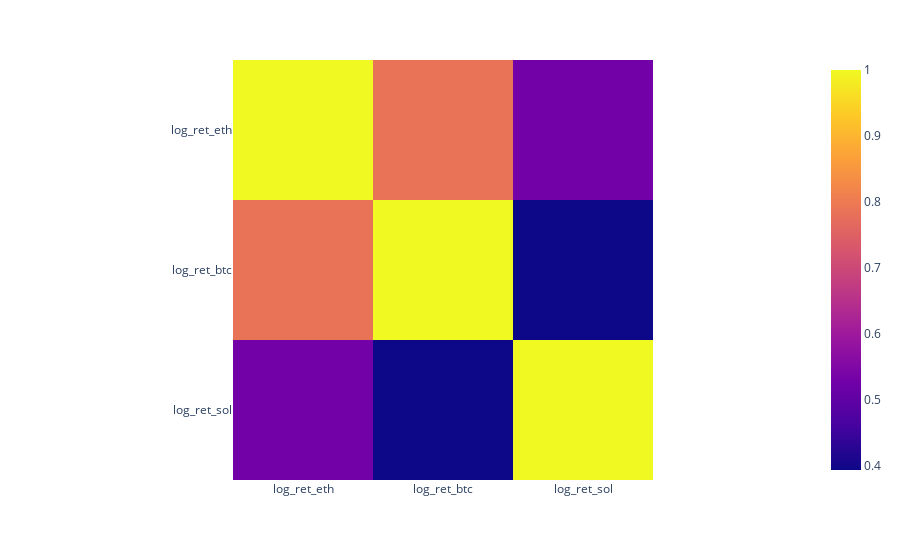

The notebook cell this image was saved under:
### Code cell
corrHeatmap = px.imshow(overallCorr)
corrHeatmap.show()

### Figure 1 — Plotly figure (JSON) as saved in the notebook; plotly's stock layout.template omitted (floating-point values rounded to 4 significant figures)
{"data": [{"coloraxis": "coloraxis", "hovertemplate": "x: %{x}<br>y: %{y}<br>color: %{z}<extra></extra>", "name": "0", "type": "heatmap", "x": ["log_ret_eth", "log_ret_btc", "log_ret_sol"], "xaxis": "x", "y": ["log_ret_eth", "log_ret_btc", "log_ret_sol"], "yaxis": "y", "z": [[1, 0.7853, 0.5281], [0.7853, 1, 0.3932], [0.5281, 0.3932, 1]]}], "layout": {"coloraxis": {"colorscale": [[0, "#0d0887"], [0.1111, "#46039f"], [0.2222, "#7201a8"], [0.3333, "#9c179e"], [0.4444, "#bd3786"], [0.5556, "#d8576b"], [0.6667, "#ed7953"], [0.7778, "#fb9f3a"], [0.8889, "#fdca26"], [1, "#f0f921"]]}, "margin": {"t": 60}, "xaxis": {"anchor": "y", "constrain": "domain", "domain": [0, 1], "scaleanchor": "y"}, "yaxis": {"anchor": "x", "autorange": "reversed", "constrain": "domain", "domain": [0, 1]}}}
